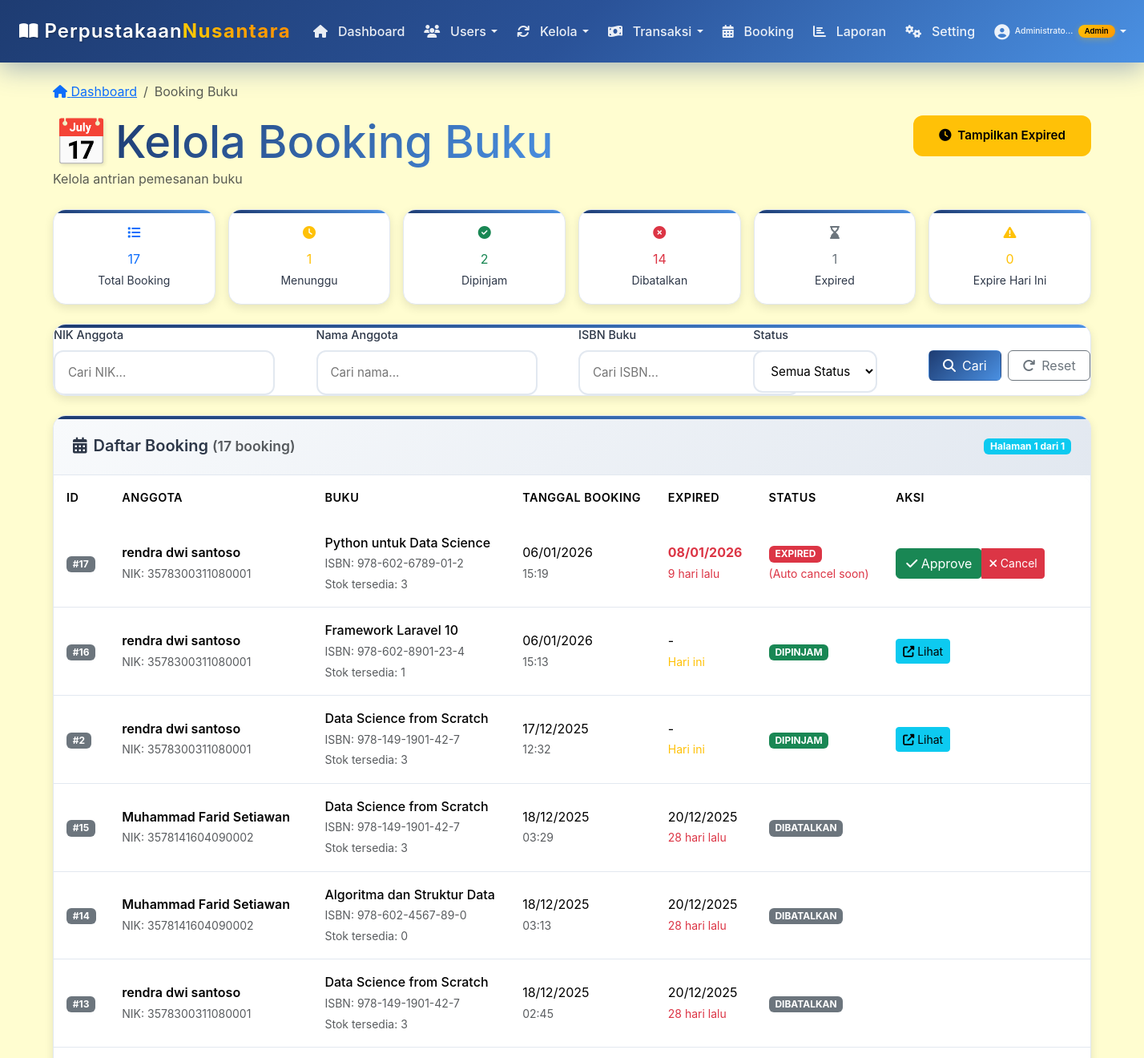
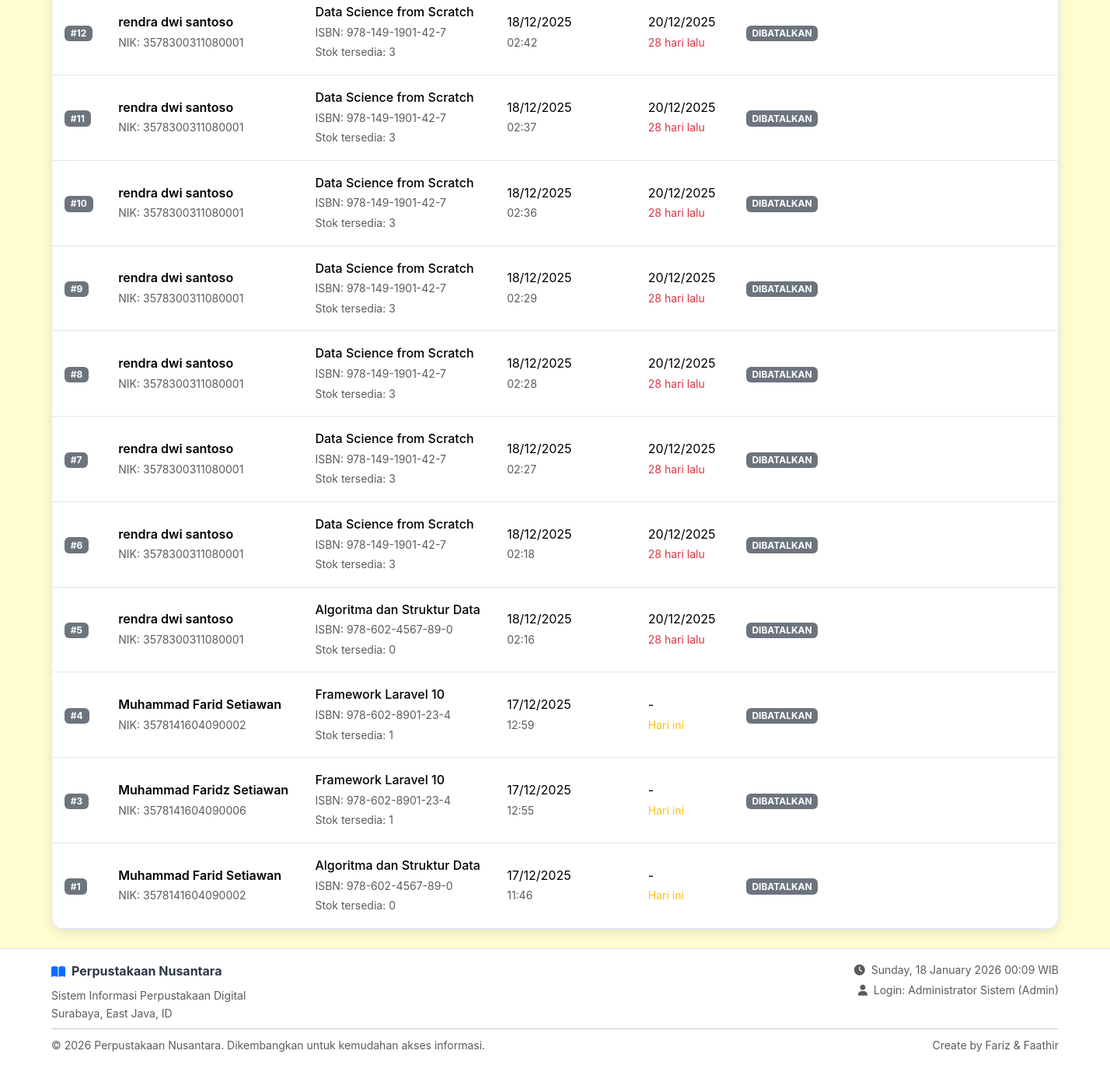
Page /petugas/booking/index.php (signed in) on the committed database (2 pictures, top to bottom).
### tables this page shows
CREATE TABLE `booking` (
  `id_booking` int(11) NOT NULL,
  `nik` varchar(20) NOT NULL,
  `isbn` varchar(20) NOT NULL,
  `tanggal_booking` date NOT NULL,
  `status` enum('menunggu','dibatalkan','dipinjam') DEFAULT 'menunggu',
  `expired_at` date NOT NULL,
  `created_at` timestamp NOT NULL DEFAULT current_timestamp()
);

CREATE TABLE `buku` (
  `isbn` varchar(20) NOT NULL,
  `judul` varchar(100) NOT NULL,
  `pengarang` varchar(50) NOT NULL,
  `id_penerbit` int(11) DEFAULT NULL,
  `id_rak` int(11) DEFAULT NULL,
  `tahun_terbit` int(4) NOT NULL,
  `stok_total` int(11) DEFAULT 0,
  `stok_tersedia` int(11) DEFAULT 0,
  `status` varchar(20) DEFAULT 'tersedia',
  `created_at` timestamp NOT NULL DEFAULT current_timestamp()
);

CREATE TABLE `anggota` (
  `nik` varchar(20) NOT NULL,
  `nama` varchar(100) NOT NULL,
  `no_hp` varchar(15) DEFAULT NULL,
  `alamat` text NOT NULL,
  `created_at` timestamp NOT NULL DEFAULT current_timestamp(),
  `user_id` int(11) DEFAULT NULL
);

### includes/functions.php (called while the page is built, shortened)
<?php
if (!function_exists('formatTanggal')) {
    function formatTanggal($date, $format = 'd/m/Y') {
        if (empty($date) || $date === '0000-00-00') {
            return '-';
        }
        return date($format, strtotime($date));
    }
}
?>

### petugas/booking/index.php (the view, shortened to what this page needs)
<?php
require_once '../../includes/functions.php';
include '../../config/database.php';
$whereClause = "WHERE 1=1";
$params = [];
$page = isset($_GET['page']) ? max(1, (int)$_GET['page']) : 1;
$limit = 20;
$offset = ($page - 1) * $limit;
$count_query = "
    SELECT COUNT(*)
    FROM booking b
    JOIN anggota a ON b.nik = a.nik
    JOIN buku bk ON b.isbn = bk.isbn
    $whereClause
";
$count_stmt = $conn->prepare($count_query);
$count_stmt->execute($params);
$total_records = $count_stmt->fetchColumn();
$total_pages = ceil($total_records / $limit);
$query = "
    SELECT b.*,
           a.nama,
           bk.judul,
           bk.stok_tersedia,
           DATEDIFF(b.expired_at, CURDATE()) as days_until_expire
    FROM booking b
    JOIN anggota a ON b.nik = a.nik
    JOIN buku bk ON b.isbn = bk.isbn
    $whereClause
    ORDER BY
        CASE
            WHEN b.status = 'menunggu' AND b.expired_at >= CURDATE() THEN 1
            WHEN b.status = 'menunggu' AND b.expired_at < CURDATE() THEN 2
            WHEN b.status = 'dipinjam' THEN 3
            ELSE 4
        END,
        b.tanggal_booking DESC
    LIMIT $limit OFFSET $offset
";
$stmt = $conn->prepare($query);
$stmt->execute($params);
$bookings = $stmt->fetchAll();
$stats = [
    'total' => $conn->query("SELECT COUNT(*) FROM booking")->fetchColumn(),
    'menunggu' => $conn->query("SELECT COUNT(*) FROM booking WHERE status = 'menunggu'")->fetchColumn(),
    'dipinjam' => $conn->query("SELECT COUNT(*) FROM booking WHERE status = 'dipinjam'")->fetchColumn(),
    'dibatalkan' => $conn->query("SELECT COUNT(*) FROM booking WHERE status = 'dibatalkan'")->fetchColumn(),
    'expired' => $conn->query("SELECT COUNT(*) FROM booking WHERE status = 'menunggu' AND expired_at < CURDATE()")->fetchColumn(),
    'expiring_today' => $conn->query("SELECT COUNT(*) FROM booking WHERE status = 'menunggu' AND expired_at = CURDATE()")->fetchColumn()
];
include '../../includes/header.php';
?>
<div class="container py-4">
    <div class="d-flex justify-content-between align-items-center mb-4">
        <div>
            <nav aria-label="breadcrumb">
                <ol class="breadcrumb">
                    <li class="breadcrumb-item">
                        <a href="../dashboard.php"><i class="fas fa-home"></i> Dashboard</a>
                    </li>
                    <li class="breadcrumb-item active">Booking Buku</li>
                </ol>
            </nav>
            <h1 class="h3 mb-0 title-container">
                <span class="logo-emoji">📅</span>
                <span class="title-gradient">Kelola Booking Buku</span>
            </h1>
            <p class="text-muted mb-0">Kelola antrian pemesanan buku</p>
        </div>
        <div>
            <a href="?show_expired=1" class="btn btn-modern btn-warning">
                <i class="fas fa-clock me-2"></i>Tampilkan Expired
            </a>
        </div>
    </div>
    <div class="row g-3 mb-4">
        <div class="col-md-2">
            <div class="modern-card text-center p-3">
                <div class="stat-icon mb-2">
                    <i class="fas fa-list text-primary"></i>
                </div>
                <div class="stat-number text-primary"><?= $stats['total'] ?></div>
                <small class="stat-label">Total Booking</small>
            </div>
        </div>
        <div class="col-md-2">
            <div class="modern-card text-center p-3">
                <div class="stat-icon mb-2">
                    <i class="fas fa-clock text-warning"></i>
                </div>
                <div class="stat-number text-warning"><?= $stats['menunggu'] ?></div>
                <small class="stat-label">Menunggu</small>
            </div>
        </div>
        <div class="col-md-2">
            <div class="modern-card text-center p-3">
                <div class="stat-icon mb-2">
                    <i class="fas fa-check-circle text-success"></i>
                </div>
                <div class="stat-number text-success"><?= $stats['dipinjam'] ?></div>
                <small class="stat-label">Dipinjam</small>
            </div>
        </div>
        <div class="col-md-2">
            <div class="modern-card text-center p-3">
                <div class="stat-icon mb-2">
                    <i class="fas fa-times-circle text-danger"></i>
                </div>
                <div class="stat-number text-danger"><?= $stats['dibatalkan'] ?></div>
                <small class="stat-label">Dibatalkan</small>
            </div>
        </div>
        <div class="col-md-2">
            <div class="modern-card text-center p-3">
                <div class="stat-icon mb-2">
                    <i class="fas fa-hourglass-end text-secondary"></i>
                </div>
                <div class="stat-number text-secondary"><?= $stats['expired'] ?></div>
                <small class="stat-label">Expired</small>
            </div>
        </div>
        <div class="col-md-2">
            <div class="modern-card text-center p-3">
                <div class="stat-icon mb-2">
                    <i class="fas fa-exclamation-triangle text-warning"></i>
                </div>
                <div class="stat-number text-warning"><?= $stats['expiring_today'] ?></div>
                <small class="stat-label">Expire Hari Ini</small>
            </div>
        </div>
    </div>
    <div class="modern-card mb-4">
        <div class="card-body">
            <form method="GET" class="row g-3">
                <div class="col-md-3">
                    <label class="form-label-modern">NIK Anggota</label>
                    <input type="text" name="nik" class="form-control-modern"
                           placeholder="Cari NIK..."
                           value="<?= htmlspecialchars($_GET['nik'] ?? '') ?>">
                </div>
                <div class="col-md-3">
                    <label class="form-label-modern">Nama Anggota</label>
                    <input type="text" name="nama" class="form-control-modern"
                           placeholder="Cari nama..."
                           value="<?= htmlspecialchars($_GET['nama'] ?? '') ?>">
                </div>
                <div class="col-md-2">
                    <label class="form-label-modern">ISBN Buku</label>
                    <input type="text" name="isbn" class="form-control-modern"
                           placeholder="Cari ISBN..."
                           value="<?= htmlspecialchars($_GET['isbn'] ?? '') ?>">
                </div>
                <div class="col-md-2">
                    <label class="form-label-modern">Status</label>
                    <select name="status" class="form-control-modern">
                        <option value="">Semua Status</option>
                    </select>
                </div>
                <div class="col-md-2">
                    <div class="d-flex gap-2">
                        <button type="submit" class="btn btn-primary-modern flex-fill">
                            <i class="fas fa-search me-2"></i>Cari
                        </button>
                        <a href="index.php" class="btn btn-outline-secondary flex-fill">
                            <i class="fas fa-redo me-2"></i>Reset
                        </a>
                    </div>
                </div>
            </form>
        </div>
    </div>
    <div class="modern-card">
        <div class="card-header-modern d-flex justify-content-between align-items-center">
            <div>
                <h5 class="card-title-modern mb-0">
                    <i class="fas fa-calendar-alt me-2"></i>Daftar Booking
                    <small class="text-muted">(<?= $total_records ?> booking)</small>
                </h5>
            </div>
            <div>
                <?php if ($total_records > 0): ?>
                    <span class="badge bg-info">Halaman <?= $page ?> dari <?= $total_pages ?></span>
                <?php endif; ?>
            </div>
        </div>
        <div class="card-body p-0">
            <div class="table-responsive">
                <table class="table table-modern mb-0">
                    <thead>
                        <tr>
                            <th>ID</th>
                            <th>Anggota</th>
                            <th>Buku</th>
                            <th>Tanggal Booking</th>
                            <th>Expired</th>
                            <th>Status</th>
                            <th width="20%">Aksi</th>
                        </tr>
                    </thead>
                    <tbody>
                        <?php if ($bookings): ?>
                            <?php foreach ($bookings as $booking): ?>
                                <?php
                                $status_badge = '';
                                $status_text = '';
                                $is_expired = ($booking['status'] == 'menunggu' && $booking['days_until_expire'] < 0);
                                switch($booking['status']) {
                                    case 'menunggu':
                                        $status_badge = $is_expired ? 'danger' : 'warning';
                                        $status_text = $is_expired ? 'EXPIRED' : 'MENUNGGU';
                                        break;
                                    case 'dipinjam':
                                        $status_badge = 'success';
                                        $status_text = 'DIPINJAM';
                                        break;
                                    case 'dibatalkan':
                                        $status_badge = 'secondary';
                                        $status_text = 'DIBATALKAN';
                                        break;
                                }
                                ?>
                                <tr>
                                    <td>
                                        <span class="badge bg-secondary">#<?= $booking['id_booking'] ?></span>
                                    </td>
                                    <td>
                                        <div class="fw-semibold"><?= htmlspecialchars($booking['nama']) ?></div>
                                        <small class="text-muted">NIK: <?= htmlspecialchars($booking['nik']) ?></small>
                                    </td>
                                    <td>
                                        <div class="fw-medium"><?= htmlspecialchars($booking['judul']) ?></div>
                                        <small class="text-muted">ISBN: <?= htmlspecialchars($booking['isbn']) ?></small>
                                        <br>
                                        <small class="text-muted">Stok tersedia: <?= $booking['stok_tersedia'] ?></small>
                                    </td>
                                    <td>
                                        <div><?= formatTanggal($booking['tanggal_booking']) ?></div>
                                        <small class="text-muted"><?= date('H:i', strtotime($booking['created_at'])) ?></small>
                                    </td>
                                    <td>
                                        <?php if ($booking['expired_at']): ?>
                                            <div class="<?= $is_expired ? 'text-danger fw-bold' : '' ?>">
                                                <?= formatTanggal($booking['expired_at']) ?>
                                            </div>
                                            <?php if ($booking['days_until_expire'] >= 0): ?>
                                                <small class="<?= $booking['days_until_expire'] == 0 ? 'text-warning' : 'text-muted' ?>">
                                                    <?= $booking['days_until_expire'] == 0 ? 'Hari ini' : $booking['days_until_expire'] . ' hari lagi' ?>
                                                </small>
                                            <?php else: ?>
                                                <small class="text-danger"><?= abs($booking['days_until_expire']) ?> hari lalu</small>
                                            <?php endif; ?>
                                        <?php else: ?>
                                            <span class="text-muted">-</span>
                                        <?php endif; ?>
                                    </td>
                                    <td>
                                        <span class="badge bg-<?= $status_badge ?>">
                                            <?= $status_text ?>
                                        </span>
                                        <?php if ($is_expired): ?>
                                            <br><small class="text-danger">(Auto cancel soon)</small>
                                        <?php endif; ?>
                                    </td>
                                    <td>
                                        <div class="btn-group btn-group-sm" role="group">
                                            <?php if ($booking['status'] == 'menunggu'): ?>
                                                <form method="POST" class="d-inline" onsubmit="return confirm('Approve booking ini?')">
                                                    <button type="submit" name="approve_booking" class="btn btn-success"
                                                            <?= $booking['stok_tersedia'] <= 0 ? 'disabled title="Buku tidak tersedia"' : '' ?>>
                                                        <i class="fas fa-check"></i> Approve
                                                    </button>
                                                </form>
                                                <button type="button" class="btn btn-danger" data-bs-toggle="modal"
                                                        data-bs-target="#cancelModal" data-booking-id="<?= $booking['id_booking'] ?>">
                                                    <i class="fas fa-times"></i> Cancel
                                                </button>
                                            <?php elseif ($booking['status'] == 'dipinjam'): ?>
                                                <a href="../transaksi/peminjaman.php?search=<?= $booking['nik'] ?>"
                                                   class="btn btn-info" title="Lihat Peminjaman">
                                                    <i class="fas fa-external-link-alt"></i> Lihat
                                                </a>
                                            <?php endif; ?>
                                        </div>
                                    </td>
                                </tr>
                            <?php endforeach; ?>
                        <?php endif; ?>
                    </tbody>
                </table>
            </div>
        </div>
    </div>
</div>
<?php include '../../includes/footer.php'; ?>

### rows in the picture
booking: id_booking "1", nik.nama "Muhammad Farid Setiawan", nik "3578141604090002", isbn.judul "Algoritma dan Struktur Data", isbn "978-602-4567-89-0", isbn.stok_tersedia "0", tanggal_booking "17/12/2025", created_at "11:46", expired_at "-", shows "Hari ini", status "DIBATALKAN"
buku: stok_tersedia "0"
booking: id_booking "17", nik.nama "rendra dwi santoso", nik "3578300311080001", isbn.judul "Python untuk Data Science", isbn "978-602-6789-01-2", isbn.stok_tersedia "3", tanggal_booking "06/01/2026", created_at "15:19", expired_at "08/01/2026", days_until_expire "9", status_text "EXPIRED", status "(Auto cancel soon)"
booking: id_booking "16", nik.nama "rendra dwi santoso", nik "3578300311080001", isbn.judul "Framework Laravel 10", isbn "978-602-8901-23-4", isbn.stok_tersedia "1", tanggal_booking "06/01/2026", created_at "15:13", expired_at "-", shows "Hari ini", status "DIPINJAM"
booking: id_booking "2", nik.nama "rendra dwi santoso", nik "3578300311080001", isbn.judul "Data Science from Scratch", isbn "978-149-1901-42-7", isbn.stok_tersedia "3", tanggal_booking "17/12/2025", created_at "12:32", expired_at "-", shows "Hari ini", status "DIPINJAM"
booking: id_booking "15", nik.nama "Muhammad Farid Setiawan", nik "3578141604090002", isbn.judul "Data Science from Scratch", isbn "978-149-1901-42-7", isbn.stok_tersedia "3", tanggal_booking "18/12/2025", created_at "03:29", expired_at "20/12/2025", days_until_expire "28", status "DIBATALKAN"
booking: id_booking "14", nik.nama "Muhammad Farid Setiawan", nik "3578141604090002", isbn.judul "Algoritma dan Struktur Data", isbn "978-602-4567-89-0", isbn.stok_tersedia "0", tanggal_booking "18/12/2025", created_at "03:13", expired_at "20/12/2025", days_until_expire "28", status "DIBATALKAN"
booking: id_booking "13", nik.nama "rendra dwi santoso", nik "3578300311080001", isbn.judul "Data Science from Scratch", isbn "978-149-1901-42-7", isbn.stok_tersedia "3", tanggal_booking "18/12/2025", created_at "02:45", expired_at "20/12/2025", days_until_expire "28", status "DIBATALKAN"
booking: id_booking "12", nik.nama "rendra dwi santoso", nik "3578300311080001", isbn.judul "Data Science from Scratch", isbn "978-149-1901-42-7", isbn.stok_tersedia "3", tanggal_booking "18/12/2025", created_at "02:42", expired_at "20/12/2025", days_until_expire "28", status "DIBATALKAN"
booking: id_booking "11", nik.nama "rendra dwi santoso", nik "3578300311080001", isbn.judul "Data Science from Scratch", isbn "978-149-1901-42-7", isbn.stok_tersedia "3", tanggal_booking "18/12/2025", created_at "02:37", expired_at "20/12/2025", days_until_expire "28", status "DIBATALKAN"
booking: id_booking "10", nik.nama "rendra dwi santoso", nik "3578300311080001", isbn.judul "Data Science from Scratch", isbn "978-149-1901-42-7", isbn.stok_tersedia "3", tanggal_booking "18/12/2025", created_at "02:36", expired_at "20/12/2025", days_until_expire "28", status "DIBATALKAN"
booking: id_booking "9", nik.nama "rendra dwi santoso", nik "3578300311080001", isbn.judul "Data Science from Scratch", isbn "978-149-1901-42-7", isbn.stok_tersedia "3", tanggal_booking "18/12/2025", created_at "02:29", expired_at "20/12/2025", days_until_expire "28", status "DIBATALKAN"
booking: id_booking "8", nik.nama "rendra dwi santoso", nik "3578300311080001", isbn.judul "Data Science from Scratch", isbn "978-149-1901-42-7", isbn.stok_tersedia "3", tanggal_booking "18/12/2025", created_at "02:28", expired_at "20/12/2025", days_until_expire "28", status "DIBATALKAN"
booking: id_booking "7", nik.nama "rendra dwi santoso", nik "3578300311080001", isbn.judul "Data Science from Scratch", isbn "978-149-1901-42-7", isbn.stok_tersedia "3", tanggal_booking "18/12/2025", created_at "02:27", expired_at "20/12/2025", days_until_expire "28", status "DIBATALKAN"
booking: id_booking "6", nik.nama "rendra dwi santoso", nik "3578300311080001", isbn.judul "Data Science from Scratch", isbn "978-149-1901-42-7", isbn.stok_tersedia "3", tanggal_booking "18/12/2025", created_at "02:18", expired_at "20/12/2025", days_until_expire "28", status "DIBATALKAN"
booking: id_booking "5", nik.nama "rendra dwi santoso", nik "3578300311080001", isbn.judul "Algoritma dan Struktur Data", isbn "978-602-4567-89-0", isbn.stok_tersedia "0", tanggal_booking "18/12/2025", created_at "02:16", expired_at "20/12/2025", days_until_expire "28", status "DIBATALKAN"
booking: id_booking "4", nik.nama "Muhammad Farid Setiawan", nik "3578141604090002", isbn.judul "Framework Laravel 10", isbn "978-602-8901-23-4", isbn.stok_tersedia "1", tanggal_booking "17/12/2025", created_at "12:59", expired_at "-", shows "Hari ini", status "DIBATALKAN"
booking: id_booking "3", nik.nama "Muhammad Faridz Setiawan", nik "3578141604090006", isbn.judul "Framework Laravel 10", isbn "978-602-8901-23-4", isbn.stok_tersedia "1", tanggal_booking "17/12/2025", created_at "12:55", expired_at "-", shows "Hari ini", status "DIBATALKAN"

### other values in the picture
strlen($nama) > 12 ? substr($nama, 0, 12) . '...' : $nama "Administrato..."
$badge_text "Admin"
$stats['total'] "17"
$stats['dipinjam'] "2"
$stats['dibatalkan'] "14"
$total_records "17"
$page "1"
$total_pages "1"
SITE_NAME "Perpustakaan Nusantara"
$SISTEM['alamat_perpustakaan'] "Surabaya, East Java, ID"
$current_user['nama'] "Administrator Sistem"
str_replace('_', ' ', $current_user['role']) "Admin"
